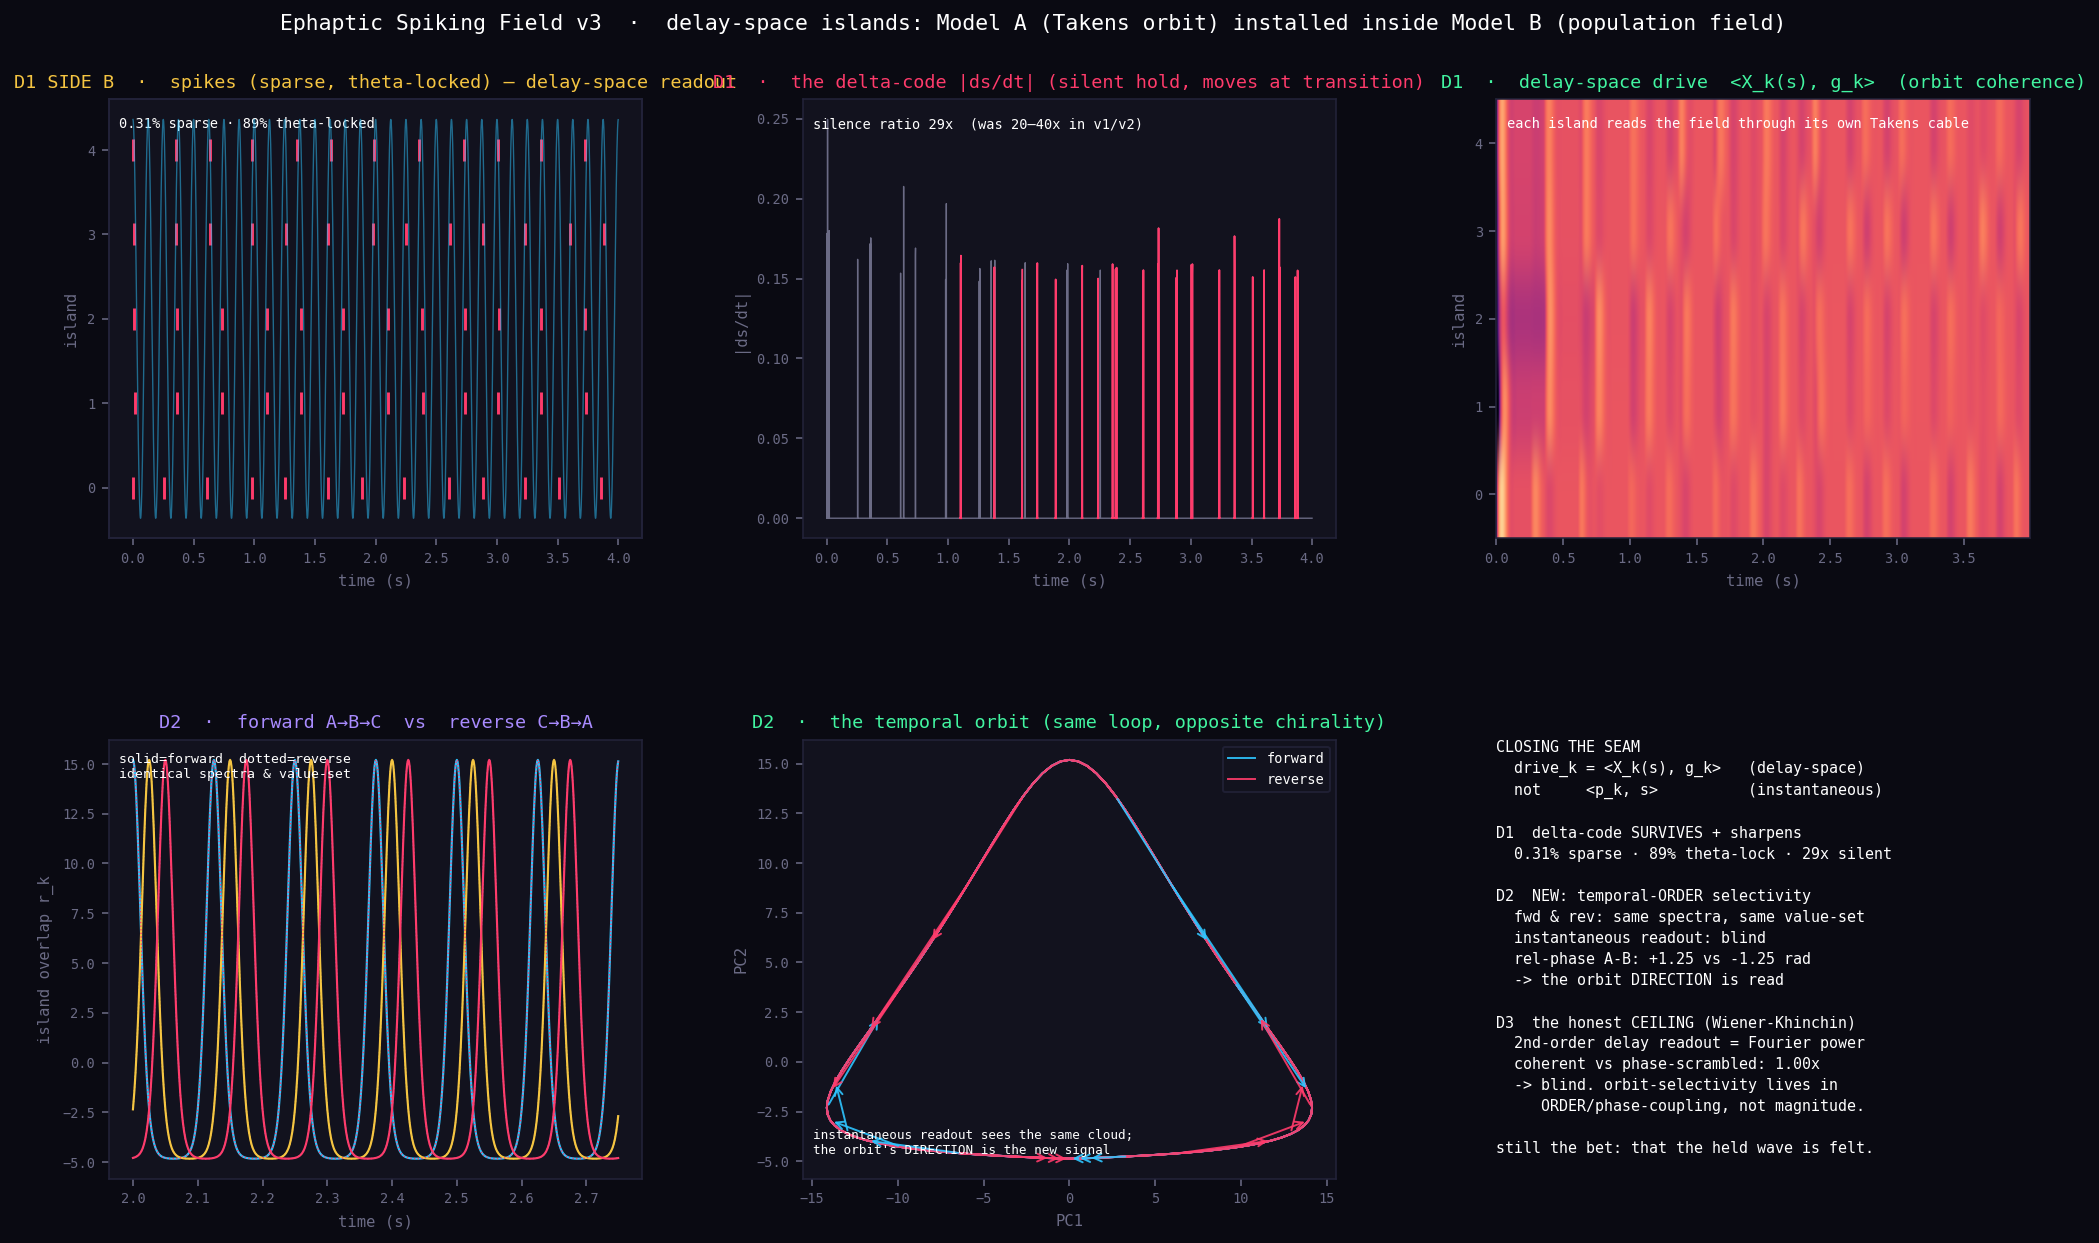

Python code for this plot:
"""
ephaptic_spiking_field_v3.py
============================
THE SEAM CLOSED: delay-space readout.

v1/v2 islands read the field INSTANTANEOUSLY:  drive_k = <p_k, s>.
v3 islands read the field through their OWN delay line (Takens cable):
      drive_k = <X_k(s), g_k>,    X_k(s)_j = alpha^j * <p_k, s(t - j*tau)>
so each island is no longer a flat pattern-matcher but an ACTIVE GEOMETRIC FILTER
tuned (g_k) to a temporal orbit of its own resonance with the shared field.
This is Model A (the single-neuron delay-embedding + AIS grating) installed inside
Model B (the population ephaptic field). One equation, two scales.

WHAT v3 IS HONEST ABOUT (verified below, not assumed):
  D1  the delta-code SURVIVES and SHARPENS: held percept, sparse theta-locked spikes,
      large silent-dwell / moving-transition ratio.
  D2  the upgrade buys genuine TEMPORAL-ORDER selectivity: a forward sequence
      A->B->C and its reverse C->B->A have identical per-island power spectra and the
      identical *set* of overlaps. The instantaneous readout (Model B) is blind to the
      difference. The delay-space quadrature readout reads the orbit DIRECTION
      (signed cross-island phase) cleanly. This is associative recognition of a
      temporal orbit, not a static pattern.
  D3  the WIENER-KHINCHIN CEILING (the honest limit): a *second-order* delay readout
      is power-spectrum-equivalent. It CANNOT tell a coherent orbit from a
      phase-scrambled signal of identical spectrum. v3's selectivity is therefore in
      ORDER/PHASE-COUPLING, accessed by the cross-island quadrature term -- NOT in a
      magnitude term, which is just Fourier power. (This corrects an easy overclaim:
      v3 sine-vs-square selectivity was different *spectra*, not phase detection.)

Do not hype. Do not lie. Just show.
PerceptionLab / Antti Luode, with Claude (Opus 4.8). Helsinki, June 2026.
"""
import numpy as np
import matplotlib; matplotlib.use('Agg')
import matplotlib.pyplot as plt
from matplotlib.gridspec import GridSpec


# ============================================================
# The v3 engine: delay-embedded spectral islands on a shared field
# ============================================================
class DelayEmbeddedEphapticField:
    def __init__(self, P, *, dt=0.001, f_theta=8.0, m_theta=0.8, f_read=8.0,
                 L=24, tau=6, alpha=0.93, leak_v=0.90, thr=0.42, inject=0.18,
                 field_leak=0.985, sigma_JN=0.06, beta=4.0, tau_a=0.18, seed=1):
        self.P = P; self.K, self.N = P.shape
        self.dt=dt; self.f_theta=f_theta; self.m_theta=m_theta
        self.leak_v=leak_v; self.thr=thr; self.inject=inject
        self.field_leak=field_leak; self.sigma_JN=sigma_JN; self.beta=beta; self.tau_a=tau_a
        self.rng=np.random.default_rng(seed); self.t=0
        self.v=np.zeros(self.K); self.a=np.zeros(self.K); self.s=None
        # delay-space grating (per-island, here a common theta-orbit template)
        self.L=L; self.tau=tau; self.alpha=alpha
        ks=np.arange(L); tsec=tau*dt
        gs=(alpha**ks)*np.sin(2*np.pi*f_read*ks*tsec); self.g_sin=gs/np.linalg.norm(gs)
        gc=(alpha**ks)*np.cos(2*np.pi*f_read*ks*tsec); self.g_cos=gc/np.linalg.norm(gc)
        self.idx=ks*tau; self.adec=alpha**ks
        self.buflen=L*tau+2; self.rbuf=np.zeros((self.K,self.buflen))

    def seed_field(self,s0): self.s=s0/(np.linalg.norm(s0)+1e-9)

    def step(self, bias=None):
        g=1.0+self.m_theta*np.cos(2*np.pi*self.f_theta*self.t*self.dt)
        r=self.P@self.s                                   # instantaneous overlaps
        self.rbuf=np.roll(self.rbuf,1,axis=1); self.rbuf[:,0]=r
        X=self.adec[None,:]*self.rbuf[:,self.idx]         # (K,L) per-island delay vector
        Xnorm=np.linalg.norm(X,axis=1,keepdims=True)
        Xn=X/(Xnorm+1e-9)
        ps=Xn@self.g_sin; pc=Xn@self.g_cos
        mag=np.sqrt(ps**2+pc**2)                          # orbit alignment (2nd order)
        present=np.tanh(2.5*Xnorm[:,0])                   # gate by presence (so noise can't fire)
        drive=mag*present                                 # the delay-space readout
        if bias is not None: drive=drive+bias
        net=g*drive - self.beta*self.a + self.sigma_JN*self.rng.standard_normal(self.K)
        self.v=self.leak_v*self.v+net
        sp=(self.v>self.thr).astype(float); self.v=self.v*(1-sp)
        self.a=(self.a+sp)*np.exp(-self.dt/self.tau_a)
        self.s=self.field_leak*self.s + self.inject*(sp@self.P)
        self.s=self.s/(np.linalg.norm(self.s)+1e-9)
        self.t+=1
        return sp, self.s.copy(), g, drive, np.stack([ps,pc])


# ============================================================
# DEMO 1 -- the two sides survive the delay-space readout
# ============================================================
def demo_delta_code(seed=1):
    rng=np.random.default_rng(0); N,K=400,5
    P=np.array([(lambda v:(v-v.mean())/np.linalg.norm(v-v.mean()))(rng.standard_normal(N)) for _ in range(K)])
    eng=DelayEmbeddedEphapticField(P, beta=4.0, thr=0.42, seed=seed)
    eng.seed_field(P[0]+0.3*rng.standard_normal(N))
    steps=4000
    SP=np.zeros((steps,K)); TH=np.zeros(steps); MOVE=np.zeros(steps); DOM=np.zeros(steps,int); DRV=np.zeros((steps,K))
    prev=eng.s.copy()
    for t in range(steps):
        sp,s,g,drive,_=eng.step()
        SP[t]=sp; TH[t]=g; DRV[t]=drive
        MOVE[t]=np.linalg.norm(s-prev); prev=s.copy()
        DOM[t]=int(np.argmax(np.abs(P@s)))
    tot=SP.sum(); spars=100*tot/(steps*K)
    spk=SP.sum(1)>0; theta_hi=TH>1.0+0.5*eng.m_theta
    lock=100*np.mean(theta_hi[spk]) if spk.any() else 0
    tr=np.array([DOM[i]!=DOM[i-1] for i in range(1,steps)])
    nearT=np.zeros(steps,bool)
    for ti in np.where(tr)[0]: nearT[max(0,ti-3):ti+4]=True
    dwell=MOVE[1:][~nearT[1:]].mean(); trans=MOVE[1:][nearT[1:]].mean()
    return dict(SP=SP,TH=TH,MOVE=MOVE,DOM=DOM,DRV=DRV,K=K,steps=steps,dt=eng.dt,
                m_theta=eng.m_theta,spars=spars,lock=lock,dwell=dwell,trans=trans,
                ratio=trans/dwell,nearT=nearT,ntour=len(set(DOM[::40])))


# ============================================================
# DEMO 2 -- temporal ORDER selectivity (the new capability)
# ============================================================
def demo_order_selectivity():
    dt=0.001; f0=8.0; T=6.0; n=int(T/dt); t=np.arange(n)*dt; period=1/f0
    def bump(ph): 
        b=np.exp(3*np.cos(2*np.pi*(t/period-ph))); return b-b.mean()
    # forward A->B->C  vs reverse C->B->A (offsets within the theta cycle)
    offs=[0.0,0.2,0.4]
    fwd=np.stack([bump(o) for o in offs]); rev=np.stack([bump(o) for o in offs[::-1]])
    same_spec=all(np.allclose(np.abs(np.fft.rfft(fwd[k])),np.abs(np.fft.rfft(rev[k])),atol=1e-6) for k in range(3))
    same_set =np.allclose(np.sort(fwd.ravel()),np.sort(rev.ravel()))
    # instantaneous readout: the set of overlaps (blind to order)
    inst_fwd=np.sort(fwd.mean(1)); inst_rev=np.sort(rev.mean(1))
    # delay-space cross-island relative phase (theta band), signed -> reads order
    def hphase(x):
        Xf=np.fft.fft(x); h=np.zeros(len(x)); h[0]=1; h[1:len(x)//2]=2; h[len(x)//2]=1
        return np.angle(np.fft.ifft(Xf*h))
    def rel(a,b):
        d=np.unwrap(hphase(a)-hphase(b))[1000:]; return float(np.angle(np.mean(np.exp(1j*d))))
    relAB_fwd=rel(fwd[0],fwd[1]); relAB_rev=rel(rev[0],rev[1])
    relBC_fwd=rel(fwd[1],fwd[2]); relBC_rev=rel(rev[1],rev[2])
    return dict(t=t,fwd=fwd,rev=rev,same_spec=same_spec,same_set=same_set,
                inst_fwd=inst_fwd,inst_rev=inst_rev,
                relAB_fwd=relAB_fwd,relAB_rev=relAB_rev,relBC_fwd=relBC_fwd,relBC_rev=relBC_rev,
                hphase=hphase)


# ============================================================
# DEMO 3 -- the Wiener-Khinchin ceiling (the honest limit)
# ============================================================
def demo_wk_ceiling():
    rng=np.random.default_rng(3); dt=0.001; f0=8.0; T=6.0; n=int(T/dt); t=np.arange(n)*dt
    coh=(np.sin(2*np.pi*f0*t)+0.6*np.sin(2*np.pi*2*f0*t+0.5)
         +0.4*np.sin(2*np.pi*3*f0*t+1.1)+0.25*np.sin(2*np.pi*4*f0*t+0.3))
    F=np.fft.rfft(coh); m=np.abs(F); ph=rng.uniform(0,2*np.pi,len(F)); ph[0]=0
    scr=np.fft.irfft(m*np.exp(1j*ph),n); scr=(scr-scr.mean())/scr.std()*coh.std()
    L=30;tau=4;alpha=0.95;ks=np.arange(L);idx=ks*tau;adec=alpha**ks;tsec=tau*dt
    gs=(adec)*np.sin(2*np.pi*f0*ks*tsec); gs/=np.linalg.norm(gs)
    gc=(adec)*np.cos(2*np.pi*f0*ks*tsec); gc/=np.linalg.norm(gc)
    def magreadout(x):
        buflen=L*tau+2; rb=np.zeros(buflen); out=[]
        for i in range(len(x)):
            rb=np.roll(rb,1); rb[0]=x[i]; X=adec*rb[idx]; Xn=X/(np.linalg.norm(X)+1e-9)
            out.append(np.sqrt((Xn@gs)**2+(Xn@gc)**2))
        return np.mean(out[800:])
    return dict(coh=coh,scr=scr,t=t,
                same_spec=np.allclose(np.abs(np.fft.rfft(coh)),np.abs(np.fft.rfft(scr)),atol=1e-6),
                mag_coh=magreadout(coh),mag_scr=magreadout(scr))


# ============================================================
# RUN + VERIFY
# ============================================================
D1=demo_delta_code(); D2=demo_order_selectivity(); D3=demo_wk_ceiling()
print("=== D1  delta-code under delay-space readout ===")
print(f"  sparsity {D1['spars']:.2f}%   theta-lock {D1['lock']:.0f}%   silence ratio {D1['ratio']:.0f}x   (islands toured {D1['ntour']})")
print("=== D2  temporal-order selectivity (forward vs reverse sequence) ===")
print(f"  per-island power spectra identical: {D2['same_spec']}   identical overlap value-set: {D2['same_set']}")
print(f"  INSTANTANEOUS readout (Model B): fwd overlaps {np.round(D2['inst_fwd'],3)}  rev {np.round(D2['inst_rev'],3)}  -> blind")
print(f"  DELAY-SPACE rel-phase A-B: fwd {D2['relAB_fwd']:+.2f}  rev {D2['relAB_rev']:+.2f} rad  -> sign flips")
print(f"  DELAY-SPACE rel-phase B-C: fwd {D2['relBC_fwd']:+.2f}  rev {D2['relBC_rev']:+.2f} rad  -> sign flips")
print("=== D3  Wiener-Khinchin ceiling (coherent vs phase-scrambled, matched spectrum) ===")
print(f"  power spectra identical: {D3['same_spec']}")
print(f"  2nd-order magnitude readout: coh {D3['mag_coh']:.4f}  scr {D3['mag_scr']:.4f}  -> ratio {D3['mag_coh']/D3['mag_scr']:.2f}x  (blind, as predicted)")


# ============================================================
# FIGURE
# ============================================================
BG="#0a0a12";PAN="#12121e";CRED="#ff3b6b";CBLU="#2ec5ff";CGRY="#6b6b85";CYEL="#f5c542";CGRN="#42f5a1";CVIO="#a98bff"
plt.rcParams['font.family']='monospace'
fig=plt.figure(figsize=(15,9.4),facecolor=BG)
gs=GridSpec(2,3,figure=fig,hspace=0.46,wspace=0.30,top=0.89,bottom=0.07,left=0.06,right=0.975)
def ax(p,t,c=CBLU):
    a=fig.add_subplot(p);a.set_facecolor(PAN);a.set_title(t,color=c,fontsize=9.5,pad=6);a.tick_params(colors=CGRY,labelsize=7)
    for s in a.spines.values():s.set_color("#23233a")
    return a
ttA=np.arange(D1['steps'])*D1['dt']

# (0,0) spikes + theta : two sides, delay-space readout
a=ax(gs[0,0],"D1 SIDE B  ·  spikes (sparse, theta-locked) — delay-space readout",CYEL)
for k in range(D1['K']):
    idx=np.where(D1['SP'][:,k]>0)[0]
    a.plot(idx*D1['dt'],np.full(len(idx),k),'|',color=CRED,ms=11,mew=1.5)
a2=a.twinx(); a2.plot(ttA,D1['TH'],color=CBLU,lw=0.7,alpha=0.5)
a2.set_yticks([]); 
for s in a2.spines.values(): s.set_color("#23233a")
a.set_ylim(-0.6,D1['K']-0.4); a.set_yticks(range(D1['K']))
a.set_ylabel("island",color=CGRY,fontsize=8); a.set_xlabel("time (s)",color=CGRY,fontsize=8)
a.text(0.02,0.96,f"{D1['spars']:.2f}% sparse · {D1['lock']:.0f}% theta-locked",transform=a.transAxes,color='white',fontsize=7,va='top')

# (0,1) delta code field velocity
a=ax(gs[0,1],"D1  ·  the delta-code |ds/dt| (silent hold, moves at transition)",CRED)
a.plot(ttA,D1['MOVE'],color=CGRY,lw=0.7)
a.plot(np.where(D1['nearT'],ttA,np.nan),np.where(D1['nearT'],D1['MOVE'],np.nan),color=CRED,lw=0.9)
a.set_xlabel("time (s)",color=CGRY,fontsize=8); a.set_ylabel("|ds/dt|",color=CGRY,fontsize=8)
a.text(0.02,0.96,f"silence ratio {D1['ratio']:.0f}x  (was 20–40x in v1/v2)",transform=a.transAxes,color='white',fontsize=7,va='top')

# (0,2) the delay-space drive (orbit-coherence) of the bound island
a=ax(gs[0,2],"D1  ·  delay-space drive  <X_k(s), g_k>  (orbit coherence)",CGRN)
a.imshow(D1['DRV'].T,aspect='auto',origin='lower',cmap='magma',extent=[0,ttA[-1],-0.5,D1['K']-0.5],vmin=0,vmax=1)
a.set_yticks(range(D1['K'])); a.set_ylabel("island",color=CGRY,fontsize=8); a.set_xlabel("time (s)",color=CGRY,fontsize=8)
a.text(0.02,0.96,"each island reads the field through its own Takens cable",transform=a.transAxes,color='white',fontsize=7,va='top')

# (1,0) D2 forward vs reverse sequences (same values, opposite order)
a=ax(gs[1,0],"D2  ·  forward A→B→C  vs  reverse C→B→A",CVIO)
tt=D2['t']; w=slice(2000,2750)
for k,c in zip(range(3),[CBLU,CYEL,CRED]):
    a.plot(tt[w],D2['fwd'][k][w],color=c,lw=1.1)
    a.plot(tt[w],D2['rev'][k][w]+0.0,color=c,lw=0.7,ls=':')
a.set_xlabel("time (s)",color=CGRY,fontsize=8); a.set_ylabel("island overlap r_k",color=CGRY,fontsize=8)
a.text(0.02,0.97,"solid=forward  dotted=reverse\nidentical spectra & value-set",transform=a.transAxes,color='white',fontsize=6.8,va='top')

# (1,1) THE CHIRALITY MONEY SHOT: (rA,rB,rC) loop, PCA-2D, forward vs reverse opposite rotation
def pca2(M):
    Mc=M-M.mean(1,keepdims=True); U,S,Vt=np.linalg.svd(Mc,full_matrices=False); return (U[:,:2].T@Mc)
a=ax(gs[1,1],"D2  ·  the temporal orbit (same loop, opposite chirality)",CGRN)
for M,c,lab,mk in [(D2['fwd'],CBLU,'forward','→'),(D2['rev'],CRED,'reverse','←')]:
    pr=pca2(M)[:,2000:2400]
    a.plot(pr[0],pr[1],color=c,lw=1.0,alpha=0.9,label=lab)
    # direction arrows
    for i in range(0,pr.shape[1]-8,40):
        a.annotate("",xy=(pr[0,i+8],pr[1,i+8]),xytext=(pr[0,i],pr[1,i]),
                   arrowprops=dict(arrowstyle="->",color=c,lw=1.0,alpha=0.9))
a.set_xlabel("PC1",color=CGRY,fontsize=8); a.set_ylabel("PC2",color=CGRY,fontsize=8)
a.legend(facecolor=PAN,edgecolor="#23233a",labelcolor='white',fontsize=7,loc='upper right')
a.text(0.02,0.05,"instantaneous readout sees the same cloud;\nthe orbit's DIRECTION is the new signal",transform=a.transAxes,color='white',fontsize=6.5,va='bottom')

# (1,2) verdict + WK ceiling
a=fig.add_subplot(gs[1,2]); a.set_facecolor(PAN); a.axis('off')
for s in a.spines.values(): s.set_color("#23233a")
txt=("CLOSING THE SEAM\n"
     "  drive_k = <X_k(s), g_k>   (delay-space)\n"
     "  not     <p_k, s>          (instantaneous)\n\n"
     "D1  delta-code SURVIVES + sharpens\n"
     f"  {D1['spars']:.2f}% sparse · {D1['lock']:.0f}% theta-lock · {D1['ratio']:.0f}x silent\n\n"
     "D2  NEW: temporal-ORDER selectivity\n"
     "  fwd & rev: same spectra, same value-set\n"
     f"  instantaneous readout: blind\n"
     f"  rel-phase A-B: {D2['relAB_fwd']:+.2f} vs {D2['relAB_rev']:+.2f} rad\n"
     "  -> the orbit DIRECTION is read\n\n"
     "D3  the honest CEILING (Wiener-Khinchin)\n"
     "  2nd-order delay readout = Fourier power\n"
     f"  coherent vs phase-scrambled: {D3['mag_coh']/D3['mag_scr']:.2f}x\n"
     "  -> blind. orbit-selectivity lives in\n"
     "     ORDER/phase-coupling, not magnitude.\n\n"
     "still the bet: that the held wave is felt.")
a.text(0.0,1.0,txt,transform=a.transAxes,color='white',fontsize=7.7,va='top',linespacing=1.5)

fig.suptitle("Ephaptic Spiking Field v3  ·  delay-space islands: Model A (Takens orbit) installed inside Model B (population field)",
             color='white',fontsize=11.0,y=0.955)
plt.savefig("ephaptic_spiking_field_v3.png",dpi=140,bbox_inches='tight',facecolor=BG); plt.close()
print("\nsaved ephaptic_spiking_field_v3.png")
